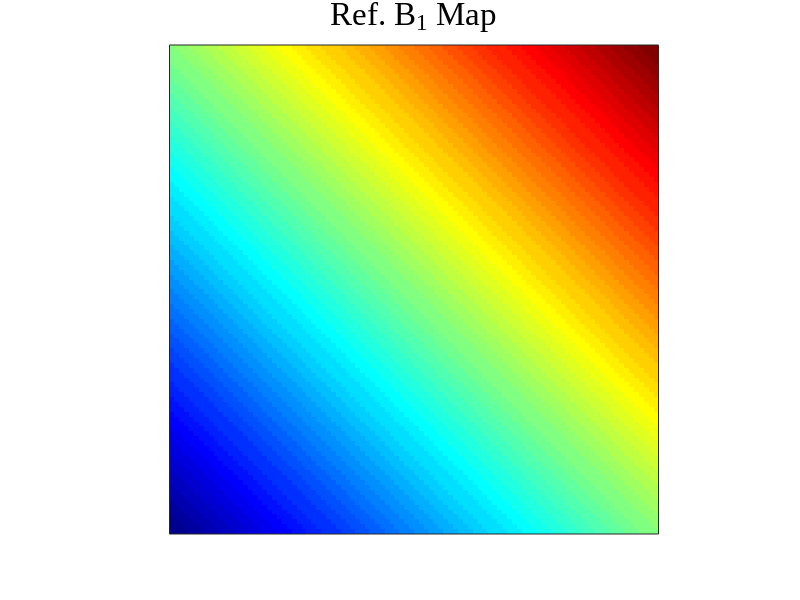
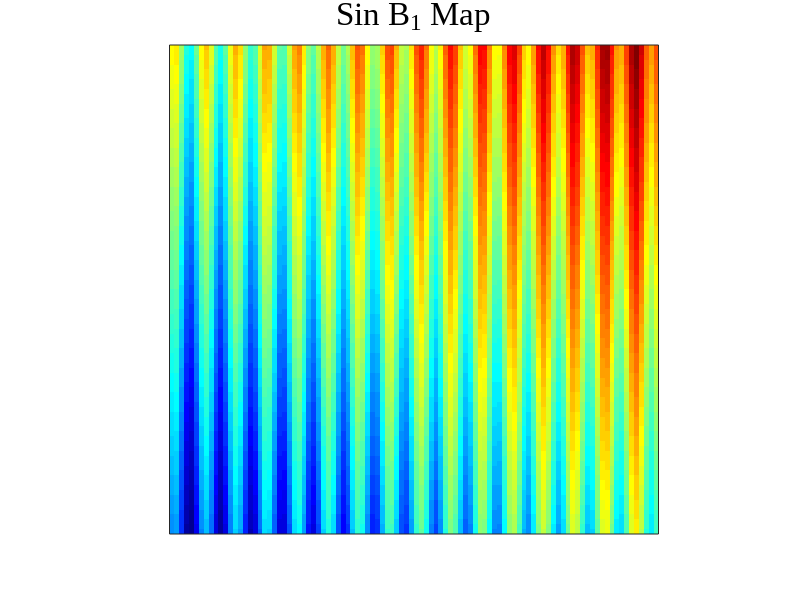
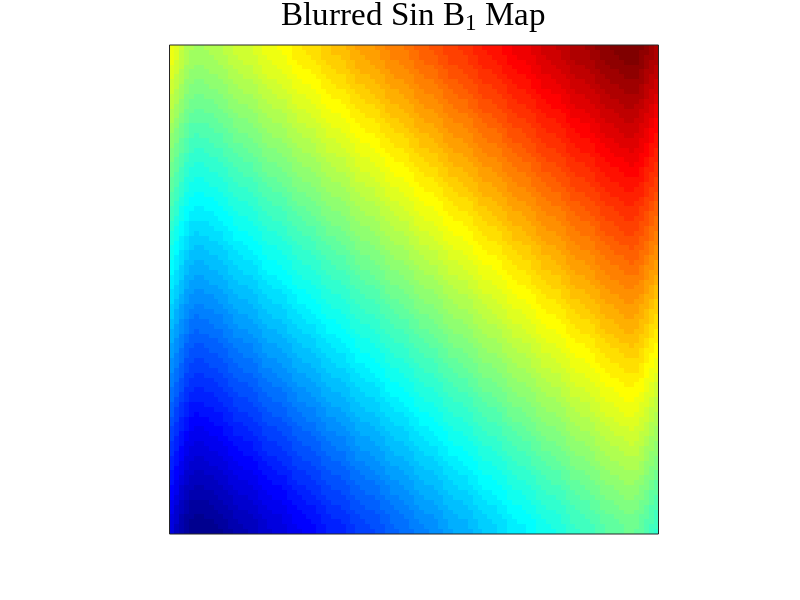
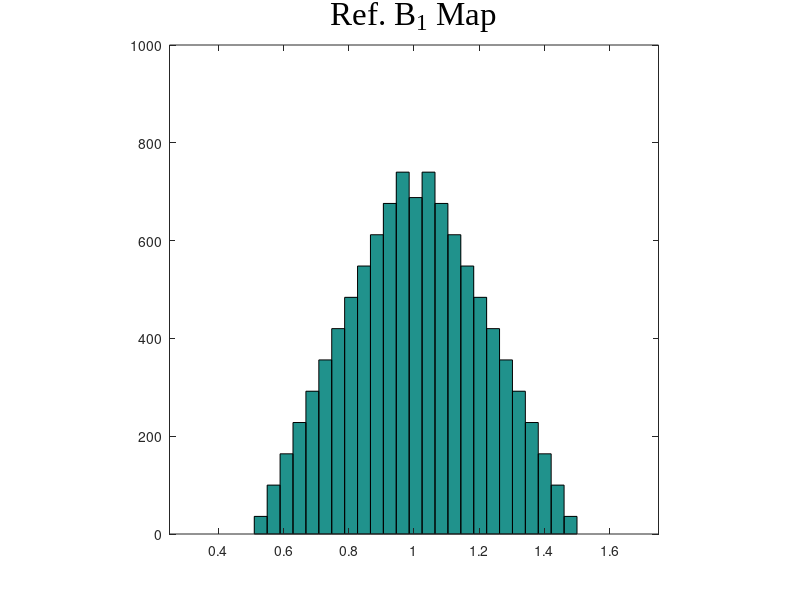

MATLAB code for these plots, in order:
%% simuBlurAndHistAnalysis
% Exploratory analysis of to explore why histograms and correlations were 
% used for the paper analysis
%

%% Initial setup
%

clear all
close all
clc

%% Globals
%

figIndex = 0;
imDims = [100, 100];
diagionalRotationAngle = 90;
b1MapRescaleFactor = 0.5;

sinB1MapAmpl = 0.2;
sinB1MapFreq = 1;
%% Generate ideal "Ref" B1 map with diagonal gradient
%

[Xgrad, Ygrad] = meshgrid(1:imDims(1),1:imDims(2));

diagionalGrad = Xgrad+Ygrad;

b1map_tmp = imrotate(diagionalGrad, diagionalRotationAngle); % Rotate to get prefered diagonal orientation, only a visual preference.

b1Map_ref = b1map_tmp./max(b1map_tmp(:))+b1MapRescaleFactor;

figIndex = figIndex+1; figure(figIndex), imagesc(b1Map_ref), axis image, set(gca, 'XTick', [], 'YTick', []), colormap(jet), title('Ref. B_1 Map', 'FontSize', 24, 'FontName', 'TimesNewRoman', 'FontWeight', 'normal')

% Cleanup variables that are of no use anymore
clear b1map_tmp diagionalGrad

%% Create a b1map with sinusoid superimpose to simulate a regular imprecision or artefact
%

sinB1Map = b1Map_ref + sinB1MapAmpl * sin(sinB1MapFreq * Xgrad);

figIndex = figIndex+1; figure(figIndex), imagesc(sinB1Map), axis image, set(gca, 'XTick', [], 'YTick', []), colormap(jet), title('Sin B_1 Map', 'FontSize', 24, 'FontName', 'TimesNewRoman', 'FontWeight', 'normal')

%% Blur sinB1Map to remove artefact
%

blurredSinB1Map = imgaussfilt(sinB1Map, 3.333);

figIndex = figIndex+1; figure(figIndex), imagesc(blurredSinB1Map), axis image, set(gca, 'XTick', [], 'YTick', []), colormap(jet), title('Blurred Sin B_1 Map', 'FontSize', 24, 'FontName', 'TimesNewRoman', 'FontWeight', 'normal')

%% Plot histograms
%

figIndex = figIndex+1; figure(figIndex), hist(b1Map_ref(:), 25), axis([0.25 1.75 0 1000]), axis square, title('Ref. B_1 Map', 'FontSize', 24, 'FontName', 'TimesNewRoman', 'FontWeight', 'normal')
figIndex = figIndex+1; figure(figIndex), hist(sinB1Map(:), 25), axis([0.25 1.75 0 1000]), axis square, title('Sin B_1 Map', 'FontSize', 24, 'FontName', 'TimesNewRoman', 'FontWeight', 'normal')
figIndex = figIndex+1; figure(figIndex), hist(blurredSinB1Map(:), 25), axis([0.25 1.75 0 1000]), axis square, title('Blurred Sin B_1 Map', 'FontSize', 24, 'FontName', 'TimesNewRoman', 'FontWeight', 'normal')
